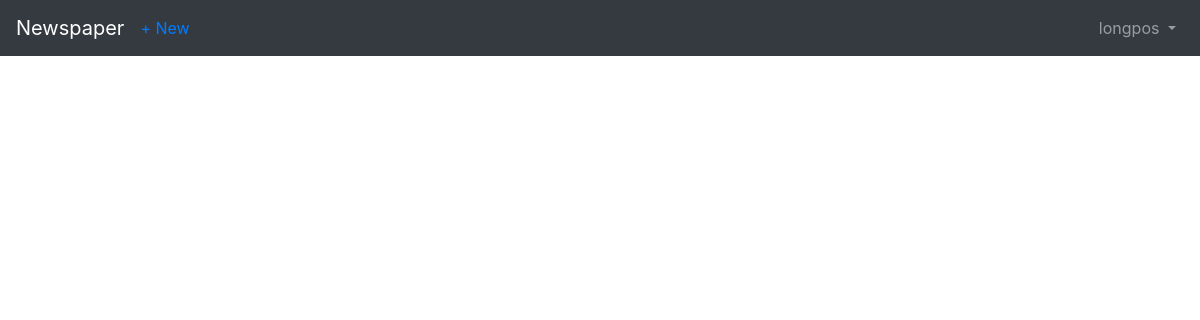
Page /articles/ (signed in) on the earlier database version.
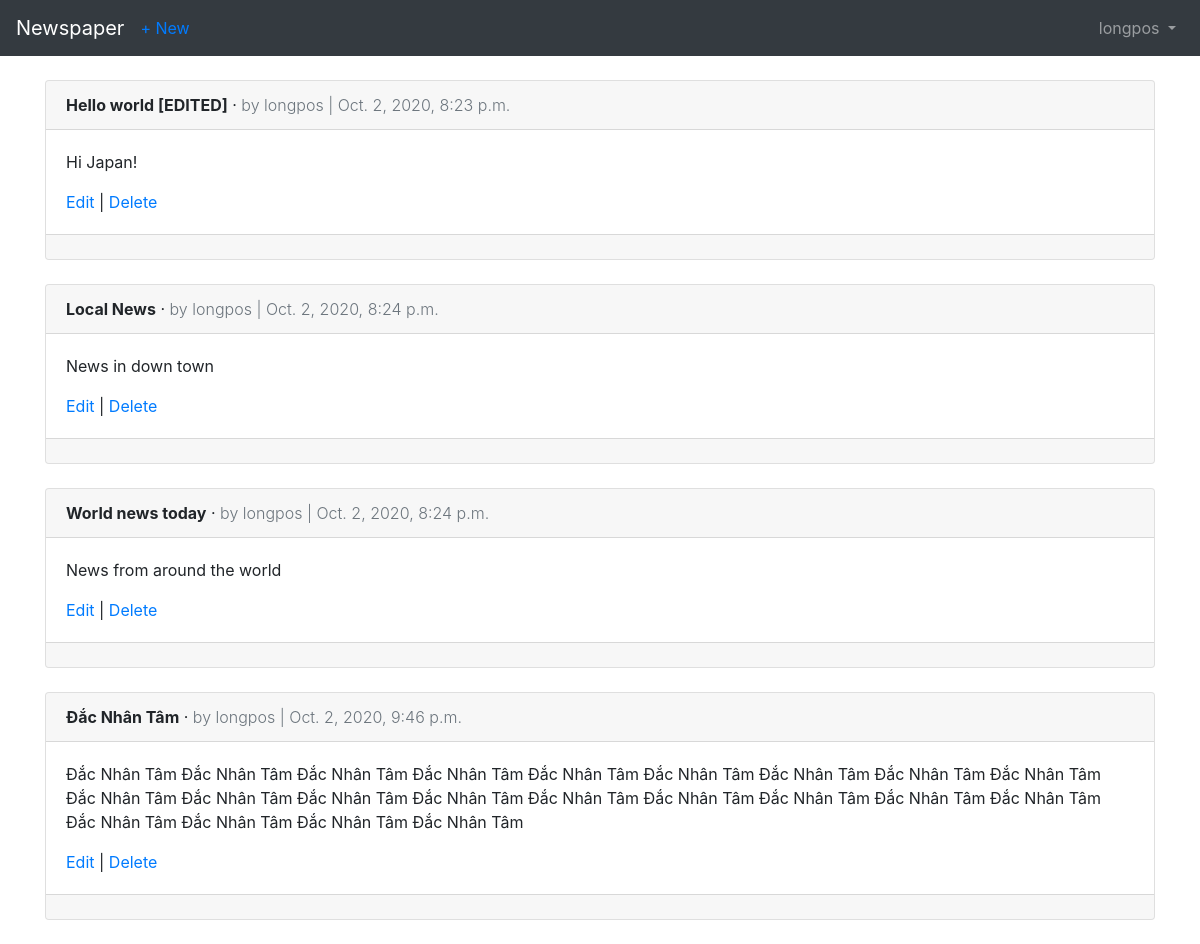
Same page on the later database version.
### users/models.py (models this page shows)
class CustomUser(AbstractUser):
  age = models.PositiveIntegerField(null=True, blank=True)

### articles/models.py (models this page shows, shortened)
class Article(models.Model):
  title = models.CharField(max_length=200)
  body = models.TextField()
  date = models.DateTimeField(auto_now_add=True)
  author = models.ForeignKey(
    get_user_model(),
    on_delete = models.CASCADE,
  )

### articles/views.py (the view)
# urls.py: path('', ArticleListView.as_view(), name='article_list'),
class ArticleListView(LoginRequiredMixin, ListView):
  model = Article
  template_name = 'article_list.html'
  login_url = 'login'

### templates/article_list.html (shortened to what this page needs)
{% extends 'base.html' %}
{% block content %}
  {% for article in object_list %}
    <div class="card">
      <div class="card-header">
        <span class="font-weight-bold">{{ article.title }}</span> &middot;
        <span class="text-muted font-weight-light">by {{ article.author }} | {{ article.date }}</span>
      </div>
      <div class="card-body">
        <p>{{ article.body }}</p>
        <a href="{% url 'article_edit' article.pk %}">Edit</a> | <a href="{% url 'article_delete' article.pk %}">Delete</a>
      </div>
      <div class="card-footer">
      </div>
    </div>
    <br />
    {% endfor %}
{% endblock content %}

### templates/base.html (shortened to what this page needs)
<!doctype html>
<html lang="en">
  <head>
    <link rel="stylesheet" href="https://stackpath.bootstrapcdn.com/bootstrap/4.5.2/css/bootstrap.min.css">
  </head>
  <body>
    <nav class="navbar navbar-expand-md navbar-dark bg-dark mb-4">
      <a class="navbar-brand" href="{% url 'home' %}">Newspaper</a>
      {% if user.is_authenticated %}
        <ul class="navbar-nav auto">
          <li class="nav-item">
            <a href="{% url 'article_new' %}">+ New</a>
          </li>
        </ul>
      {% endif %}
      <div class="collapse navbar-collapse" id="navbarCollapse">
        {% if user.is_authenticated %}
          <ul class="navbar-nav ml-auto">
            <li class="nav-item">
              <a class="nav-link dropdown-toggle" href="#" id="userMenu" data-toggle="dropdown" aria-haspopup="true" aria-expanded="false">
                {{ user.username }}
              </a>
            </li>
          </ul>
        {% endif %}
      </div>
    </nav>
    <div class="container">
      {% block content %}
      {% endblock content %}
    </div>
  </body>
</html>

Differences in the rows shown:
added Article: title "Hello world [EDITED]", author "longpos", date "Oct. 2, 2020, 8:23 p.m.", body "Hi Japan!"
added Article: title "Local News", author "longpos", date "Oct. 2, 2020, 8:24 p.m.", body "News in down town"
added Article: title "World news today", author "longpos", date "Oct. 2, 2020, 8:24 p.m.", body "News from around the world"
added Article: title "Đắc Nhân Tâm", author "longpos", date "Oct. 2, 2020, 9:46 p.m.", body "Đắc Nhân Tâm Đắc Nhân Tâm Đắc Nhân Tâm Đắc Nhân Tâm Đắc Nhân Tâm Đắc Nhân Tâm Đắc Nhân Tâm Đắc Nhân Tâm Đắc Nhân Tâm Đắc Nhân Tâm Đắc Nhân Tâm Đắc Nhân Tâm Đắc Nhân Tâm Đắc Nhân Tâm Đắc Nhân Tâm Đắc Nhân Tâm Đắc Nhân Tâm Đắc Nhân Tâm Đắc Nhân Tâm Đắc Nhân Tâm Đắc Nhân Tâm Đắc Nhân Tâm"
